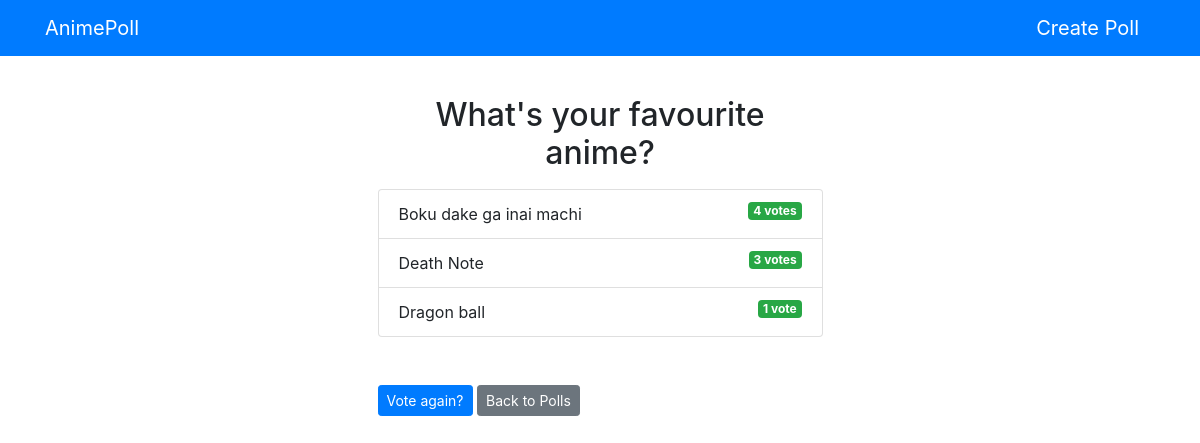
The app's page /polls/1/results/, older data.
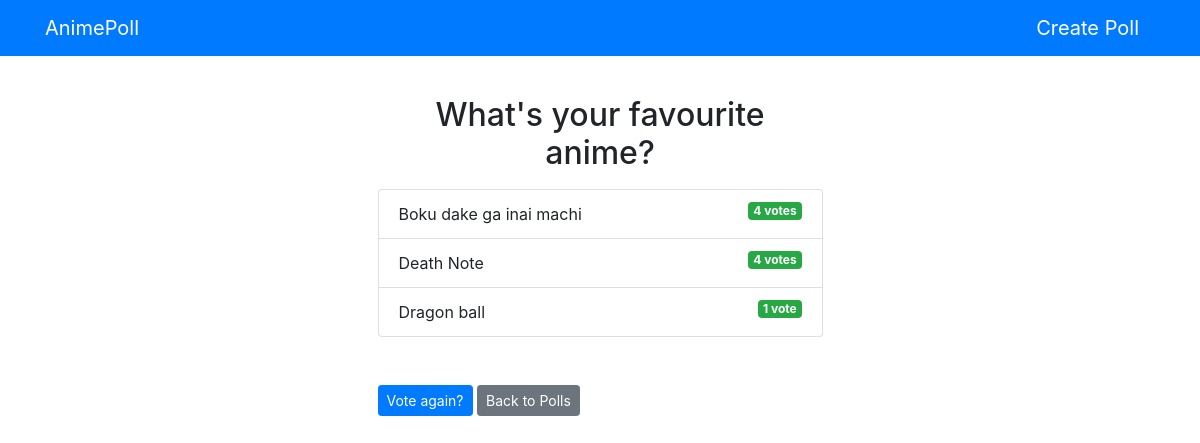
The same page, newer data.
### polls/models.py (models this page shows, shortened)
class Choice(models.Model):
    question = models.ForeignKey(Question, on_delete = models.CASCADE)
    choice_text = models.CharField(max_length = 200)
    votes = models.IntegerField(default = 0)

### polls/views.py (the view)
# urls.py: path('<int:question_id>/results/', ResultsView, name='results'),
def ResultsView(request,question_id):
    question = get_object_or_404(Question, pk = question_id)
    context = {
        'question' : question
    }
    return render(request, "polls/results.html",context)

### polls/templates/polls/results.html
{% extends "polls/base.html" %}
{% block content %}
<h2 class="m-3 text-center">{{question.question_text}}</h2>
<ul class="list-group mb-5">
  {% for choice in question.choice_set.all %}
  <li class="list-group-item">{{choice.choice_text}}<span class="badge badge-success float-right" >{{choice.votes}} vote{{ choice.votes|pluralize }}</</span></li>
  {% endfor %}
</ul>
<a class="btn btn-sm btn-primary" href="{% url 'polls:detail' question.id %}">Vote again? </a>
<a class="btn btn-sm btn-secondary" href="{% url 'polls:index'%}">Back to Polls</a>
{% endblock %}

Row changes from the older to the newer data that the page shows:
changed Choice "Death Note": votes "3" → "4"
